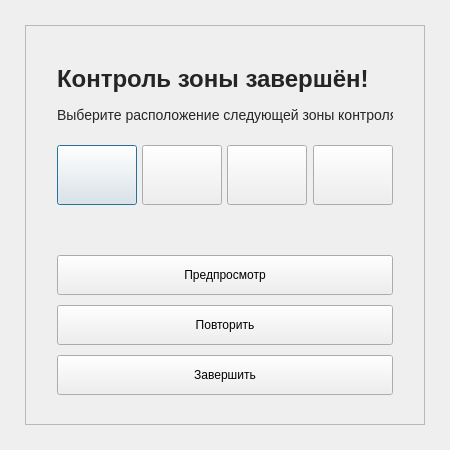
<?xml version="1.0" encoding="UTF-8"?>
<ui version="4.0">
 <class>TrajectoryDialog</class>
 <widget class="QDialog" name="TrajectoryDialog">
  <property name="geometry">
   <rect>
    <x>0</x>
    <y>0</y>
    <width>450</width>
    <height>450</height>
   </rect>
  </property>
  <property name="sizePolicy">
   <sizepolicy hsizetype="Preferred" vsizetype="Preferred">
    <horstretch>0</horstretch>
    <verstretch>0</verstretch>
   </sizepolicy>
  </property>
  <property name="minimumSize">
   <size>
    <width>450</width>
    <height>450</height>
   </size>
  </property>
  <property name="maximumSize">
   <size>
    <width>450</width>
    <height>450</height>
   </size>
  </property>
  <property name="cursor">
   <cursorShape>ArrowCursor</cursorShape>
  </property>
  <property name="tabletTracking">
   <bool>false</bool>
  </property>
  <property name="windowTitle">
   <string>Контроль зоны завершён!</string>
  </property>
  <property name="styleSheet">
   <string notr="true"/>
  </property>
  <widget class="QFrame" name="TrajectoryFrame">
   <property name="geometry">
    <rect>
     <x>25</x>
     <y>25</y>
     <width>400</width>
     <height>400</height>
    </rect>
   </property>
   <property name="styleSheet">
    <string notr="true"/>
   </property>
   <property name="frameShape">
    <enum>QFrame::StyledPanel</enum>
   </property>
   <property name="frameShadow">
    <enum>QFrame::Raised</enum>
   </property>
   <widget class="QLabel" name="TrajectoryTitle">
    <property name="geometry">
     <rect>
      <x>32</x>
      <y>40</y>
      <width>336</width>
      <height>72</height>
     </rect>
    </property>
    <property name="styleSheet">
     <string notr="true"/>
    </property>
    <property name="text">
     <string>&lt;html&gt;&lt;head/&gt;&lt;body&gt;&lt;p&gt;&lt;span style=&quot; font-size:24px; font-weight:600; color:#252525;&quot;&gt;Контроль зоны завершён!&lt;br/&gt;&lt;/span&gt;&lt;br/&gt;&lt;span style=&quot; font-size:14px; color:#252525;&quot;&gt;Выберите расположение следующей зоны контроля&lt;br/&gt;&lt;br/&gt;&lt;/span&gt;&lt;/p&gt;&lt;/body&gt;&lt;/html&gt;</string>
    </property>
   </widget>
   <widget class="QPushButton" name="TrajectoryLeftButton">
    <property name="geometry">
     <rect>
      <x>32</x>
      <y>120</y>
      <width>80</width>
      <height>60</height>
     </rect>
    </property>
    <property name="styleSheet">
     <string notr="true"/>
    </property>
    <property name="text">
     <string/>
    </property>
    <property name="icon">
     <iconset resource="res_rs.qrc">
      <normaloff>:/icons/icons/arrow_left.svg</normaloff>:/icons/icons/arrow_left.svg</iconset>
    </property>
    <property name="iconSize">
     <size>
      <width>50</width>
      <height>50</height>
     </size>
    </property>
   </widget>
   <widget class="QPushButton" name="TrajectoryUpButton">
    <property name="geometry">
     <rect>
      <x>117</x>
      <y>120</y>
      <width>80</width>
      <height>60</height>
     </rect>
    </property>
    <property name="styleSheet">
     <string notr="true"/>
    </property>
    <property name="text">
     <string/>
    </property>
    <property name="icon">
     <iconset resource="res_rs.qrc">
      <normaloff>:/icons/icons/arrow_up.svg</normaloff>:/icons/icons/arrow_up.svg</iconset>
    </property>
    <property name="iconSize">
     <size>
      <width>50</width>
      <height>50</height>
     </size>
    </property>
   </widget>
   <widget class="QPushButton" name="TrajectoryDownButton">
    <property name="geometry">
     <rect>
      <x>202</x>
      <y>120</y>
      <width>80</width>
      <height>60</height>
     </rect>
    </property>
    <property name="styleSheet">
     <string notr="true"/>
    </property>
    <property name="text">
     <string/>
    </property>
    <property name="icon">
     <iconset resource="res_rs.qrc">
      <normaloff>:/icons/icons/arrow_down.svg</normaloff>:/icons/icons/arrow_down.svg</iconset>
    </property>
    <property name="iconSize">
     <size>
      <width>50</width>
      <height>50</height>
     </size>
    </property>
   </widget>
   <widget class="QPushButton" name="TrajectoryRightButton">
    <property name="geometry">
     <rect>
      <x>288</x>
      <y>120</y>
      <width>80</width>
      <height>60</height>
     </rect>
    </property>
    <property name="styleSheet">
     <string notr="true"/>
    </property>
    <property name="text">
     <string/>
    </property>
    <property name="icon">
     <iconset resource="res_rs.qrc">
      <normaloff>:/icons/icons/arrow_right.svg</normaloff>:/icons/icons/arrow_right.svg</iconset>
    </property>
    <property name="iconSize">
     <size>
      <width>50</width>
      <height>50</height>
     </size>
    </property>
   </widget>
   <widget class="QPushButton" name="TrajectoryRepeatButton">
    <property name="geometry">
     <rect>
      <x>32</x>
      <y>280</y>
      <width>336</width>
      <height>40</height>
     </rect>
    </property>
    <property name="styleSheet">
     <string notr="true"/>
    </property>
    <property name="text">
     <string>Повторить</string>
    </property>
   </widget>
   <widget class="QPushButton" name="TrajectoryPreviewButton">
    <property name="geometry">
     <rect>
      <x>32</x>
      <y>230</y>
      <width>336</width>
      <height>40</height>
     </rect>
    </property>
    <property name="styleSheet">
     <string notr="true"/>
    </property>
    <property name="text">
     <string>Предпросмотр</string>
    </property>
   </widget>
   <widget class="QPushButton" name="TrajectoryFinishButton">
    <property name="geometry">
     <rect>
      <x>32</x>
      <y>330</y>
      <width>336</width>
      <height>40</height>
     </rect>
    </property>
    <property name="styleSheet">
     <string notr="true"/>
    </property>
    <property name="text">
     <string>Завершить</string>
    </property>
   </widget>
  </widget>
 </widget>
 <resources>
  <include location="res_rs.qrc"/>
 </resources>
 <connections/>
</ui>
